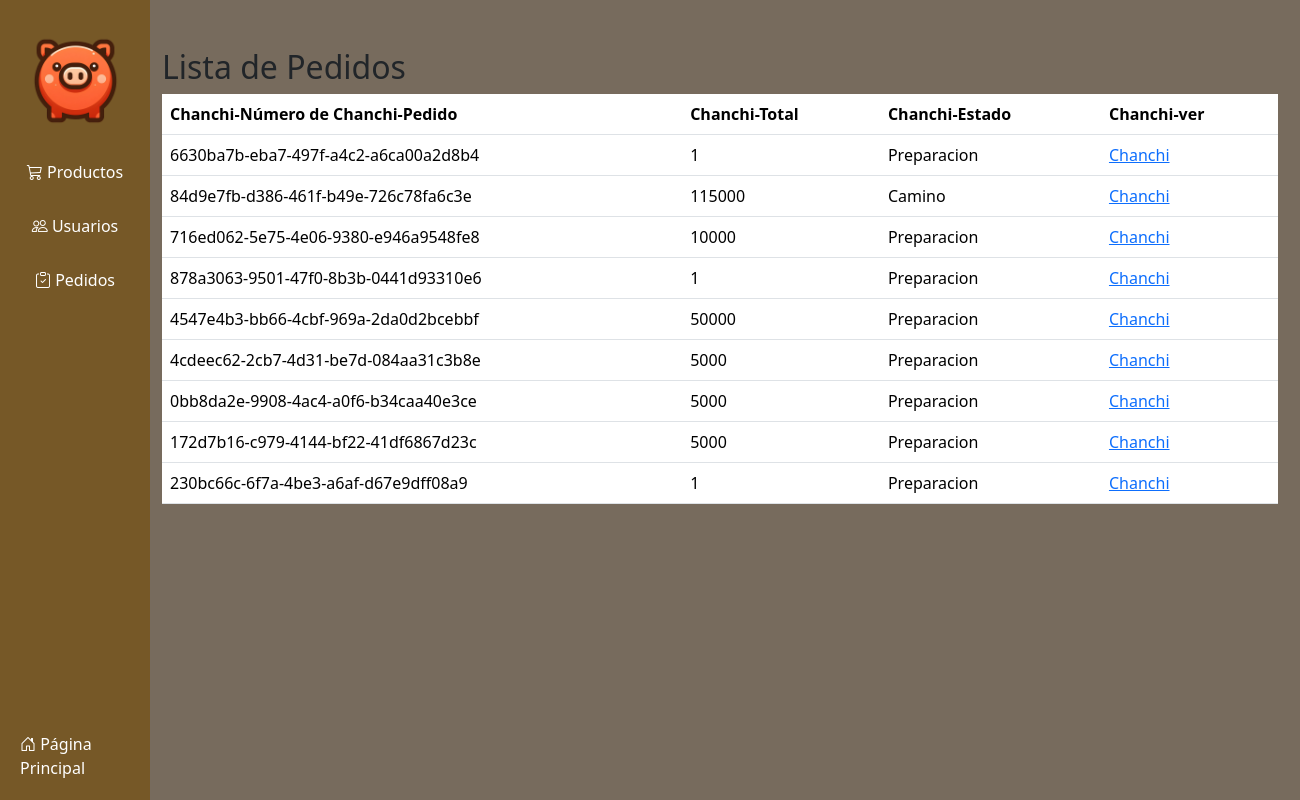
Page /dashboard/pedidos_admin (signed in) on the earlier database version.
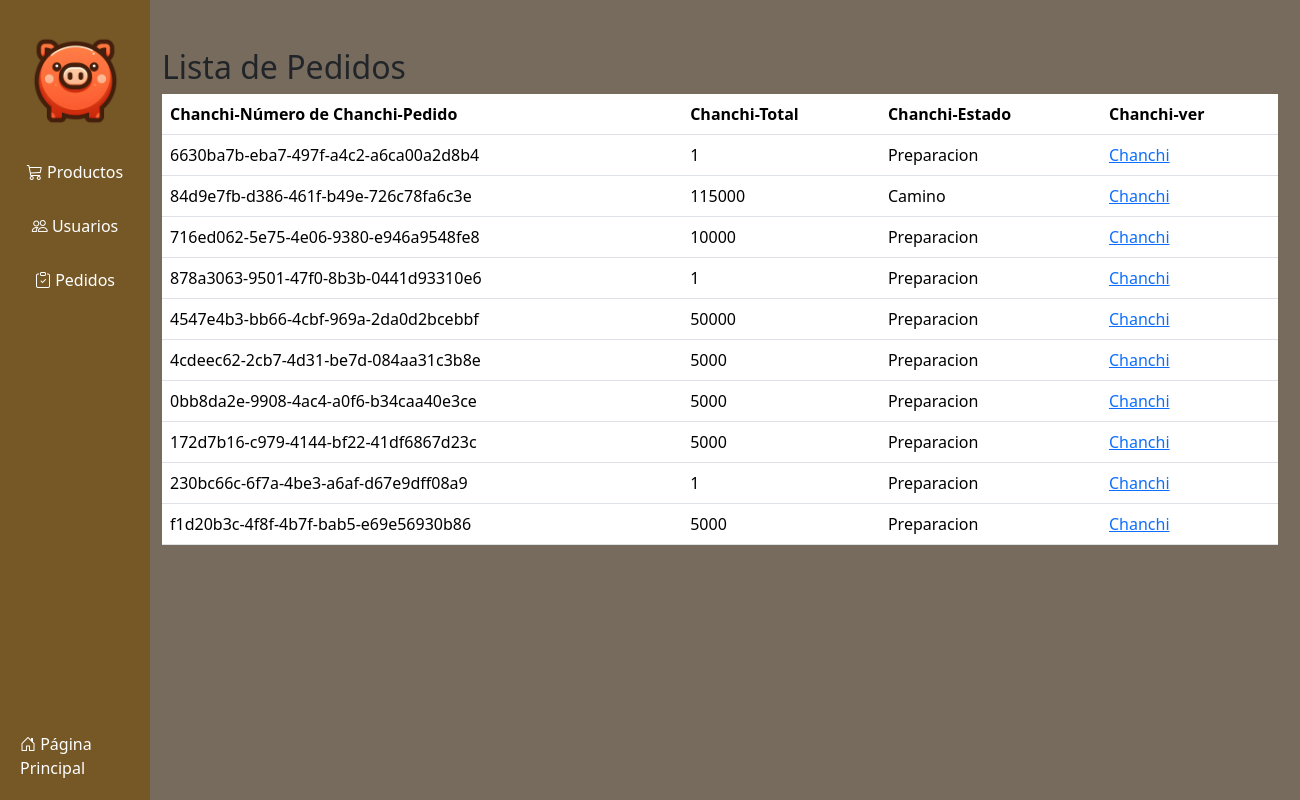
Same page on the later database version.
### pagina/models.py (models this page shows, shortened)
class Boleta (models.Model):
    id = models.UUIDField(default=uuid.uuid4, primary_key=True, unique=True, editable=False)
    fechaVenta = models.DateTimeField(auto_now_add=True)
    cliente = models.ForeignKey(Usuario,on_delete=models.CASCADE)
    completada = models.BooleanField(default=False)
    @property
    def get_total(self):
        detalle = self.detalle_boleta_set.all()
        total = sum([item.producto.valor * item.cantidad_productos for item in detalle])
        return total

class Detalle_boleta (models.Model):
    producto = models.ForeignKey(Producto, on_delete=models.CASCADE)
    boleta = models.ForeignKey(Boleta, on_delete=models.CASCADE)
    cantidad_productos = models.IntegerField(default=0)

class Producto (models.Model):
    TIPO = [
        ('C', 'Chanchito'),
        ('P', 'Paila')
    ]
    tipo = models.CharField(max_length=1,choices=TIPO, default= 'C')
    id = models.UUIDField(default=uuid.uuid4, primary_key=True, unique=True, editable=False)
    nombre = models.CharField(max_length=50,unique=True)
    descripcion = models.CharField(max_length=300)
    valor = models.IntegerField()
    stock = models.IntegerField()
    imagen = models.ImageField(upload_to="productos/")

class Envio (models.Model):
    envio = [
        ('E', 'Enviado'),
        ('C', 'Camino'),
        ('R', 'Recibido'),
        ('N', 'No Recibido'),
        ('P', 'Preparacion')
    ]
    boleta = models.OneToOneField(Boleta,on_delete=models.CASCADE)
    region = models.ForeignKey(Region,on_delete=models.SET_NULL,blank=True, null=True)
    direccion = models.CharField(max_length=250)
    estado = models.CharField(max_length=1,choices=envio,default= 'P')

### pagina/views.py (the view)
# urls.py: path('dashboard/pedidos_admin', pedidos_admin, name="pedidos_admin"),
@login_required
@permission_required("pagina.view_user",raise_exception=True)
def pedidos_admin (request):
    boletas = Boleta.objects.filter(completada=True)
    context = {'boletas': boletas}
    return render(request,"core/pedidos_admin.html",context)

### pagina/templates/core/pedidos_admin.html
{% extends "core/template_admin.html" %}
{% load static %}
{% block content %}
<div class="container mt-5 content" id="admin-contenido">
<h2 class="mt-5 titulo-blanco">Lista de Pedidos</h2>
<table class="table tabla-pedidos">
    <thead>
        <tr>
            <th class="subtitulo-blanco">Chanchi-Número de Chanchi-Pedido</th>
            <th class="subtitulo-blanco">Chanchi-Total</th>
            <th class="subtitulo-blanco">Chanchi-Estado</th>
            <th class="subtitulo-blanco">Chanchi-ver</th>
        </tr>
    </thead>
    <tbody>
        {% for boleta in boletas  %}
        <tr>
            <td>{{boleta.id}}</td>
            <td>{{boleta.get_total}}</td>
            <td>{{boleta.envio.get_estado_display}}</td>
            <td><a href="{%url 'detalle_boleta' boleta.id%}">Chanchi</a></td>
        </tr>
        {% endfor %}
    </tbody>
</table>
</div>
{% endblock content %}

Differences in the rows shown:
added Boleta: id "f1d20b3c-4f8f-4b7f-bab5-e69e56930b86", get_total "5000", envio.estado "Preparacion"
